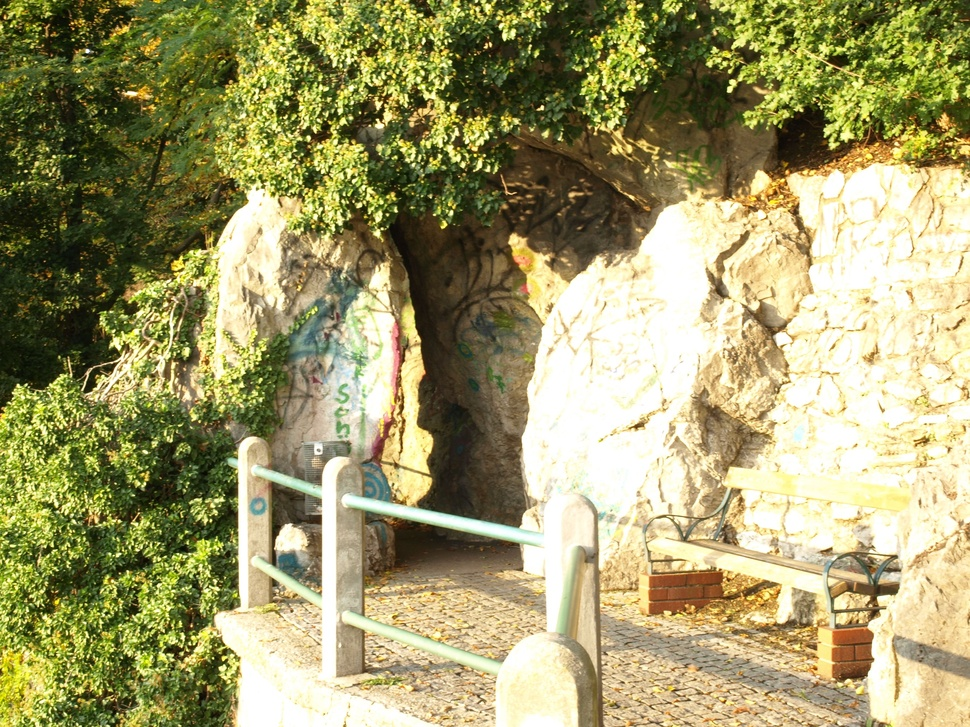
#> input picture ch2/data/Image A.jpg, 970 x 727 px, shrunk from 3648 x 2736 before the run
$ python sift.py
#> lines starting #> are read from the running program, lines starting #| are printed output that depends on the picture
import cv2
import numpy as np
import random

def sift_kp(image):
    gray_image = cv2.cvtColor(image, cv2.COLOR_BGR2GRAY)
    sift = cv2.xfeatures2d_SIFT.create()
    kp, des = sift.detectAndCompute(image, None)
    kp_image = cv2.drawKeypoints(gray_image, kp, None)
    return kp_image, kp, des


def get_good_match(des1, des2):
    FLANN_INDEX_KDTREE = 0
    index_params = dict(algorithm=FLANN_INDEX_KDTREE, trees=5)
    search_params = dict(checks=50)
    flann = cv2.FlannBasedMatcher(index_params, search_params)
    matches = flann.knnMatch(des1, des2, k=2)
    good = []
    for m, n in matches:
        if m.distance < 0.75 * n.distance:
            good.append(m)
    return good


def sift_image_alignment(img1, img2):
    _, kp1, des1 = sift_kp(img1)
    _, kp2, des2 = sift_kp(img2)
    good_match = get_good_match(des1, des2)
    if len(good_match) > 4:
        pts_a = np.float32([kp1[m.queryIdx].pt for m in good_match]).reshape(-1, 1, 2)
        pts_b = np.float32([kp2[m.trainIdx].pt for m in good_match]).reshape(-1, 1, 2)
        h, status = cv2.findHomography(pts_a, pts_b, cv2.RANSAC, ransacReprojThreshold=4)
        img_out = cv2.warpPerspective(img2, h, (img1.shape[1], img1.shape[0]),
                                      flags=cv2.INTER_LINEAR + cv2.WARP_INVERSE_MAP)
    macth_img = cv2.drawMatches(img1, kp1, img2, kp2, random.sample(good_match, 200), None, flags=2)
    return img_out, macth_img, h, status


img1 = cv2.imread('data/Image A.jpg')
#> img1 is the input picture: shape (727, 970, 3); mean B, G, R 106.2, 154.6, 159.4
img2 = cv2.imread('data/Image B.jpg')
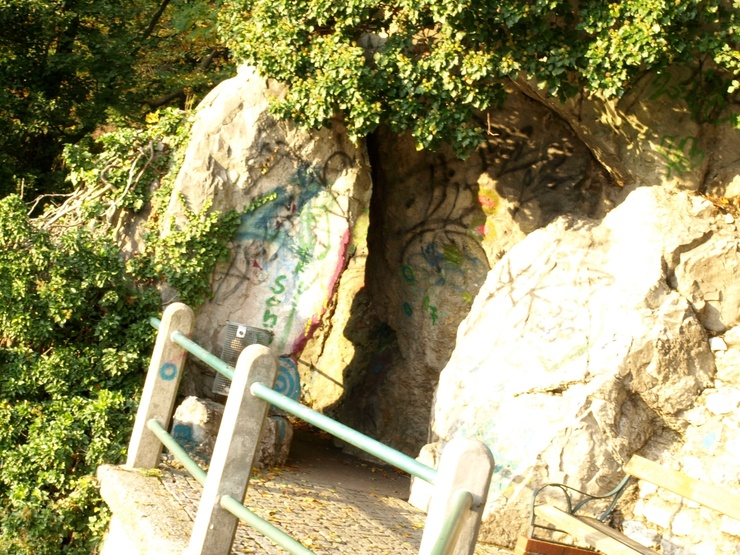
#> input picture ch2/data/Image B.jpg, 740 x 555 px, shrunk from 2785 x 2089 before the run
#> img2 is the input picture: shape (555, 740, 3); mean B, G, R 102.9, 145.9, 151.3

result, img_kp_conn, H, _ = sift_image_alignment(img1, img2)
#> in sift_kp, `gray_image = cv2.cvtColor(image, cv2.COLOR_BGR2GRAY)`:
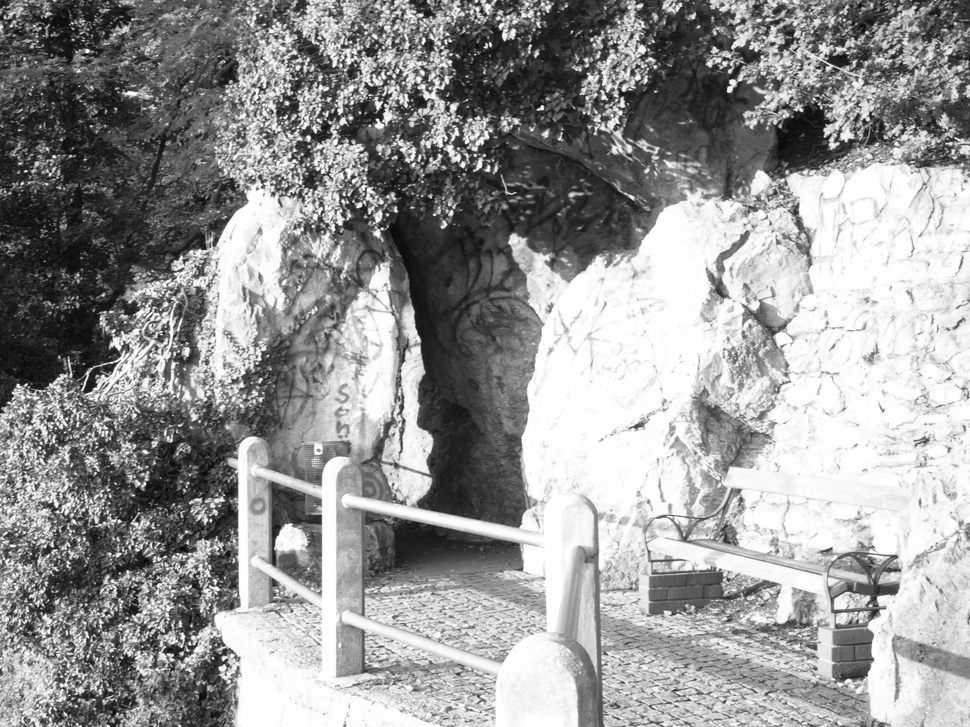
#> gray_image: shape (727, 970); min 5, max 255, mean 150.5
#> (the run stopped early here; a loop or call above may not have finished)
